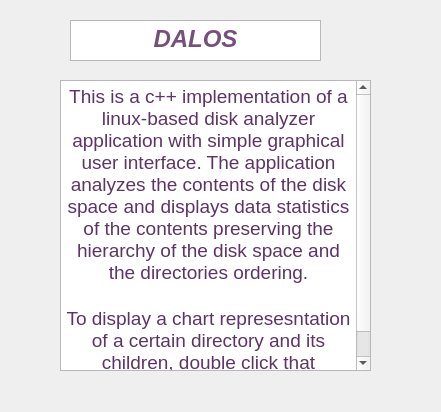
<?xml version="1.0" encoding="UTF-8"?>
<ui version="4.0">
 <class>HelpDialog</class>
 <widget class="QDialog" name="HelpDialog">
  <property name="geometry">
   <rect>
    <x>0</x>
    <y>0</y>
    <width>441</width>
    <height>412</height>
   </rect>
  </property>
  <property name="windowTitle">
   <string>Dialog</string>
  </property>
  <widget class="QTextBrowser" name="textBrowser">
   <property name="geometry">
    <rect>
     <x>60</x>
     <y>80</y>
     <width>311</width>
     <height>291</height>
    </rect>
   </property>
   <property name="html">
    <string>&lt;!DOCTYPE HTML PUBLIC &quot;-//W3C//DTD HTML 4.0//EN&quot; &quot;http://www.w3.org/TR/REC-html40/strict.dtd&quot;&gt;
&lt;html&gt;&lt;head&gt;&lt;meta name=&quot;qrichtext&quot; content=&quot;1&quot; /&gt;&lt;style type=&quot;text/css&quot;&gt;
p, li { white-space: pre-wrap; }
&lt;/style&gt;&lt;/head&gt;&lt;body style=&quot; font-family:'Ubuntu'; font-size:11pt; font-weight:400; font-style:normal;&quot;&gt;
&lt;p align=&quot;center&quot; style=&quot; margin-top:0px; margin-bottom:0px; margin-left:0px; margin-right:0px; -qt-block-indent:0; text-indent:0px;&quot;&gt;&lt;a name=&quot;docs-internal-guid-af78009b-7fff-24b5-48dc-0b98ba9bf662&quot;&gt;&lt;/a&gt;&lt;span style=&quot; font-family:'Times New Roman'; font-size:14pt; color:#5c3566; background-color:transparent;&quot;&gt;T&lt;/span&gt;&lt;span style=&quot; font-family:'Times New Roman'; font-size:14pt; color:#5c3566; background-color:transparent;&quot;&gt;his is a c++ implementation of a linux-based disk analyzer application with simple graphical user interface. The application analyzes the contents of the disk space and displays data statistics of the contents preserving the hierarchy of the disk space and the directories ordering.&lt;/span&gt;&lt;/p&gt;
&lt;p align=&quot;center&quot; style=&quot;-qt-paragraph-type:empty; margin-top:0px; margin-bottom:0px; margin-left:0px; margin-right:0px; -qt-block-indent:0; text-indent:0px; font-family:'Times New Roman'; font-size:14pt; color:#5c3566;&quot;&gt;&lt;br /&gt;&lt;/p&gt;
&lt;p align=&quot;center&quot; style=&quot; margin-top:0px; margin-bottom:0px; margin-left:0px; margin-right:0px; -qt-block-indent:0; text-indent:0px;&quot;&gt;&lt;span style=&quot; font-family:'Times New Roman'; font-size:14pt; color:#5c3566; background-color:transparent;&quot;&gt;To display a chart represesntation of a certain directory and its children, double click that directory. &lt;/span&gt;&lt;/p&gt;&lt;/body&gt;&lt;/html&gt;</string>
   </property>
  </widget>
  <widget class="QTextBrowser" name="textBrowser_2">
   <property name="geometry">
    <rect>
     <x>70</x>
     <y>20</y>
     <width>251</width>
     <height>41</height>
    </rect>
   </property>
   <property name="html">
    <string>&lt;!DOCTYPE HTML PUBLIC &quot;-//W3C//DTD HTML 4.0//EN&quot; &quot;http://www.w3.org/TR/REC-html40/strict.dtd&quot;&gt;
&lt;html&gt;&lt;head&gt;&lt;meta name=&quot;qrichtext&quot; content=&quot;1&quot; /&gt;&lt;style type=&quot;text/css&quot;&gt;
p, li { white-space: pre-wrap; }
&lt;/style&gt;&lt;/head&gt;&lt;body style=&quot; font-family:'Ubuntu'; font-size:11pt; font-weight:400; font-style:normal;&quot;&gt;
&lt;p align=&quot;center&quot; style=&quot; margin-top:0px; margin-bottom:0px; margin-left:0px; margin-right:0px; -qt-block-indent:0; text-indent:0px;&quot;&gt;&lt;a name=&quot;docs-internal-guid-96e355c0-7fff-5b75-cbeb-7e0a90250ff9&quot;&gt;&lt;/a&gt;&lt;span style=&quot; font-family:'Times New Roman'; font-size:18pt; font-weight:696; font-style:italic; color:#75507b; background-color:transparent;&quot;&gt;D&lt;/span&gt;&lt;span style=&quot; font-family:'Times New Roman'; font-size:18pt; font-weight:696; font-style:italic; color:#75507b; background-color:transparent;&quot;&gt;ALOS&lt;/span&gt;&lt;/p&gt;&lt;/body&gt;&lt;/html&gt;</string>
   </property>
  </widget>
 </widget>
 <resources/>
 <connections/>
</ui>
